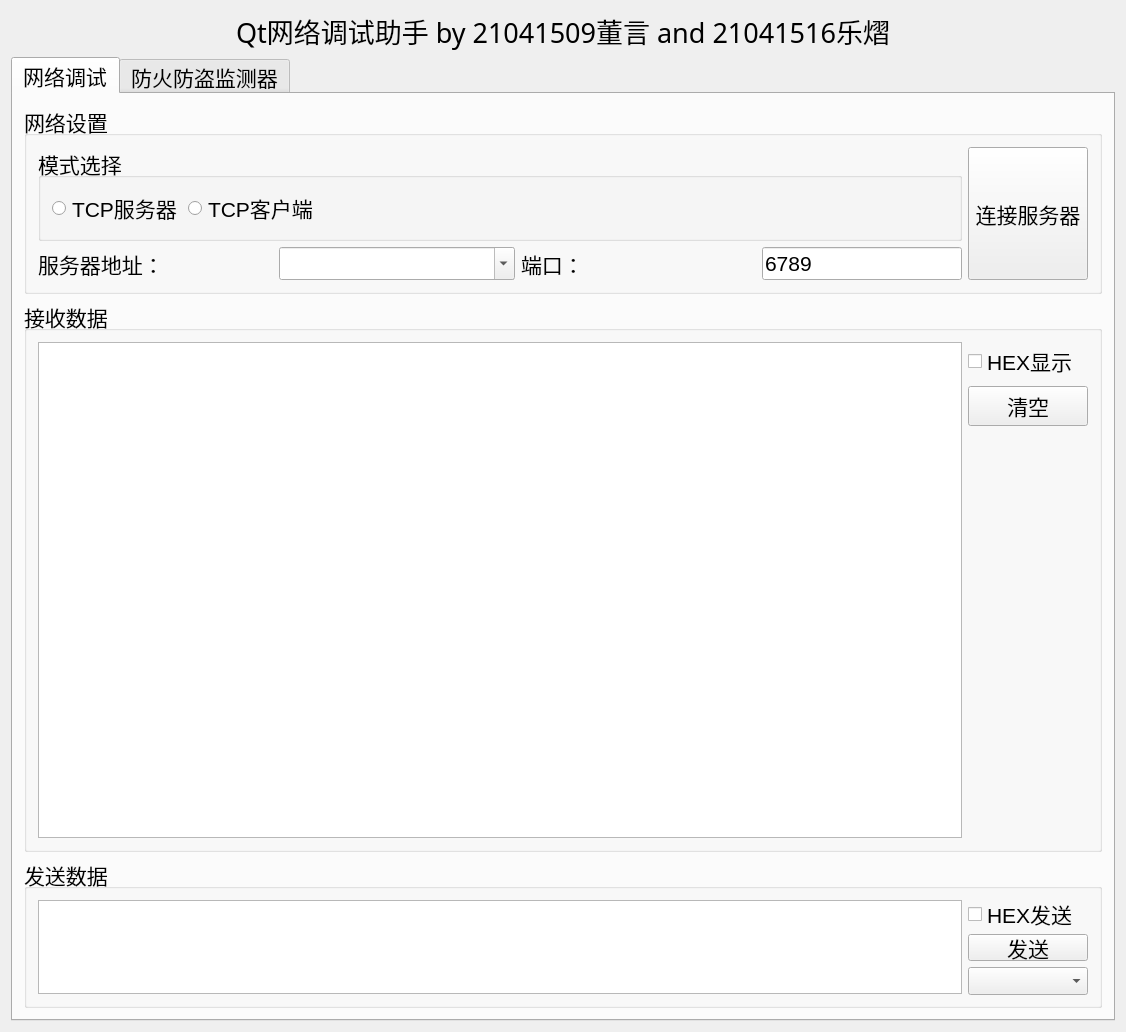
<?xml version="1.0" encoding="UTF-8"?>
<ui version="4.0">
 <class>MainWindow</class>
 <widget class="QMainWindow" name="MainWindow">
  <property name="geometry">
   <rect>
    <x>0</x>
    <y>0</y>
    <width>1126</width>
    <height>1032</height>
   </rect>
  </property>
  <property name="windowTitle">
   <string>MainWindow</string>
  </property>
  <widget class="QWidget" name="centralWidget">
   <layout class="QVBoxLayout" name="verticalLayout_4">
    <item>
     <widget class="QLabel" name="label">
      <property name="font">
       <font>
        <family>楷体</family>
        <pointsize>20</pointsize>
        <bold>false</bold>
       </font>
      </property>
      <property name="text">
       <string>Qt网络调试助手 by 21041509董言 and 21041516乐熠</string>
      </property>
      <property name="textFormat">
       <enum>Qt::PlainText</enum>
      </property>
      <property name="alignment">
       <set>Qt::AlignCenter</set>
      </property>
     </widget>
    </item>
    <item>
     <widget class="QTabWidget" name="tabWidget">
      <property name="minimumSize">
       <size>
        <width>0</width>
        <height>50</height>
       </size>
      </property>
      <property name="font">
       <font>
        <pointsize>16</pointsize>
       </font>
      </property>
      <property name="currentIndex">
       <number>0</number>
      </property>
      <widget class="QWidget" name="tab">
       <attribute name="title">
        <string>网络调试</string>
       </attribute>
       <layout class="QVBoxLayout" name="verticalLayout_5">
        <item>
         <widget class="QGroupBox" name="groupBox_2">
          <property name="sizePolicy">
           <sizepolicy hsizetype="Preferred" vsizetype="Minimum">
            <horstretch>0</horstretch>
            <verstretch>0</verstretch>
           </sizepolicy>
          </property>
          <property name="maximumSize">
           <size>
            <width>16777215</width>
            <height>350</height>
           </size>
          </property>
          <property name="title">
           <string>网络设置</string>
          </property>
          <layout class="QHBoxLayout" name="horizontalLayout">
           <item>
            <layout class="QVBoxLayout" name="verticalLayout">
             <item>
              <widget class="QGroupBox" name="groupBox_4">
               <property name="sizePolicy">
                <sizepolicy hsizetype="Preferred" vsizetype="Minimum">
                 <horstretch>0</horstretch>
                 <verstretch>0</verstretch>
                </sizepolicy>
               </property>
               <property name="minimumSize">
                <size>
                 <width>10</width>
                 <height>60</height>
                </size>
               </property>
               <property name="title">
                <string>模式选择</string>
               </property>
               <layout class="QHBoxLayout" name="horizontalLayout_4">
                <item>
                 <widget class="QRadioButton" name="radioServer">
                  <property name="text">
                   <string>TCP服务器</string>
                  </property>
                 </widget>
                </item>
                <item>
                 <widget class="QRadioButton" name="radioClient">
                  <property name="text">
                   <string>TCP客户端</string>
                  </property>
                 </widget>
                </item>
                <item>
                 <spacer name="horizontalSpacer_2">
                  <property name="orientation">
                   <enum>Qt::Horizontal</enum>
                  </property>
                  <property name="sizeHint" stdset="0">
                   <size>
                    <width>40</width>
                    <height>20</height>
                   </size>
                  </property>
                 </spacer>
                </item>
               </layout>
              </widget>
             </item>
             <item>
              <layout class="QHBoxLayout" name="horizontalLayout_5">
               <item>
                <widget class="QLabel" name="labelAddr">
                 <property name="text">
                  <string>服务器地址：</string>
                 </property>
                 <property name="alignment">
                  <set>Qt::AlignLeading|Qt::AlignLeft|Qt::AlignVCenter</set>
                 </property>
                </widget>
               </item>
               <item>
                <widget class="QComboBox" name="EditIP">
                 <property name="enabled">
                  <bool>true</bool>
                 </property>
                 <property name="minimumSize">
                  <size>
                   <width>200</width>
                   <height>0</height>
                  </size>
                 </property>
                 <property name="editable">
                  <bool>true</bool>
                 </property>
                </widget>
               </item>
               <item>
                <widget class="QLabel" name="label_2">
                 <property name="text">
                  <string>端口：</string>
                 </property>
                </widget>
               </item>
               <item>
                <widget class="QLineEdit" name="EditPort">
                 <property name="sizePolicy">
                  <sizepolicy hsizetype="Minimum" vsizetype="Fixed">
                   <horstretch>0</horstretch>
                   <verstretch>0</verstretch>
                  </sizepolicy>
                 </property>
                 <property name="minimumSize">
                  <size>
                   <width>200</width>
                   <height>20</height>
                  </size>
                 </property>
                 <property name="maximumSize">
                  <size>
                   <width>150</width>
                   <height>16777215</height>
                  </size>
                 </property>
                 <property name="text">
                  <string>6789</string>
                 </property>
                </widget>
               </item>
              </layout>
             </item>
            </layout>
           </item>
           <item>
            <widget class="QPushButton" name="BtnConn">
             <property name="sizePolicy">
              <sizepolicy hsizetype="Minimum" vsizetype="Minimum">
               <horstretch>0</horstretch>
               <verstretch>0</verstretch>
              </sizepolicy>
             </property>
             <property name="minimumSize">
              <size>
               <width>120</width>
               <height>0</height>
              </size>
             </property>
             <property name="maximumSize">
              <size>
               <width>10000</width>
               <height>16777215</height>
              </size>
             </property>
             <property name="text">
              <string>连接服务器</string>
             </property>
            </widget>
           </item>
          </layout>
         </widget>
        </item>
        <item>
         <widget class="QGroupBox" name="groupBox">
          <property name="sizePolicy">
           <sizepolicy hsizetype="Preferred" vsizetype="Preferred">
            <horstretch>0</horstretch>
            <verstretch>0</verstretch>
           </sizepolicy>
          </property>
          <property name="title">
           <string>接收数据</string>
          </property>
          <layout class="QHBoxLayout" name="horizontalLayout_2">
           <item>
            <widget class="QTextEdit" name="EditRecv">
             <property name="readOnly">
              <bool>true</bool>
             </property>
             <property name="textInteractionFlags">
              <set>Qt::TextSelectableByKeyboard|Qt::TextSelectableByMouse</set>
             </property>
            </widget>
           </item>
           <item>
            <layout class="QVBoxLayout" name="verticalLayout_2">
             <item>
              <widget class="QCheckBox" name="chkHexDisp">
               <property name="text">
                <string>HEX显示</string>
               </property>
              </widget>
             </item>
             <item>
              <widget class="QPushButton" name="BtnClearRecv">
               <property name="minimumSize">
                <size>
                 <width>120</width>
                 <height>0</height>
                </size>
               </property>
               <property name="text">
                <string>清空</string>
               </property>
              </widget>
             </item>
             <item>
              <spacer name="verticalSpacer">
               <property name="orientation">
                <enum>Qt::Vertical</enum>
               </property>
               <property name="sizeHint" stdset="0">
                <size>
                 <width>20</width>
                 <height>40</height>
                </size>
               </property>
              </spacer>
             </item>
            </layout>
           </item>
          </layout>
         </widget>
        </item>
        <item>
         <widget class="QGroupBox" name="groupBox_3">
          <property name="maximumSize">
           <size>
            <width>16777215</width>
            <height>150</height>
           </size>
          </property>
          <property name="title">
           <string>发送数据</string>
          </property>
          <layout class="QHBoxLayout" name="horizontalLayout_3">
           <item>
            <widget class="QTextEdit" name="EditSend"/>
           </item>
           <item>
            <layout class="QVBoxLayout" name="verticalLayout_3">
             <item>
              <widget class="QCheckBox" name="chkHexSend">
               <property name="text">
                <string>HEX发送</string>
               </property>
              </widget>
             </item>
             <item>
              <widget class="QPushButton" name="BtnSend">
               <property name="minimumSize">
                <size>
                 <width>120</width>
                 <height>0</height>
                </size>
               </property>
               <property name="text">
                <string>发送</string>
               </property>
              </widget>
             </item>
             <item>
              <spacer name="verticalSpacer_2">
               <property name="orientation">
                <enum>Qt::Vertical</enum>
               </property>
               <property name="sizeHint" stdset="0">
                <size>
                 <width>20</width>
                 <height>40</height>
                </size>
               </property>
              </spacer>
             </item>
             <item>
              <widget class="QComboBox" name="cbLstClients">
               <property name="minimumSize">
                <size>
                 <width>120</width>
                 <height>0</height>
                </size>
               </property>
              </widget>
             </item>
            </layout>
           </item>
          </layout>
         </widget>
        </item>
       </layout>
      </widget>
      <widget class="QWidget" name="tab_2">
       <attribute name="title">
        <string>防火防盗监测器</string>
       </attribute>
       <layout class="QVBoxLayout" name="verticalLayout_6">
        <item>
         <widget class="QGroupBox" name="groupBox_5">
          <property name="title">
           <string>监测数据</string>
          </property>
          <layout class="QGridLayout" name="gridLayout">
           <item row="0" column="0">
            <layout class="QGridLayout" name="gridLayout_3">
             <item row="0" column="2">
              <widget class="QLabel" name="label_3">
               <property name="text">
                <string>温度：</string>
               </property>
               <property name="alignment">
                <set>Qt::AlignRight|Qt::AlignTrailing|Qt::AlignVCenter</set>
               </property>
              </widget>
             </item>
             <item row="2" column="1">
              <widget class="QLineEdit" name="edit_ay">
               <property name="readOnly">
                <bool>true</bool>
               </property>
              </widget>
             </item>
             <item row="3" column="2">
              <widget class="QLabel" name="label_9">
               <property name="text">
                <string>角速度gz：</string>
               </property>
               <property name="alignment">
                <set>Qt::AlignRight|Qt::AlignTrailing|Qt::AlignVCenter</set>
               </property>
              </widget>
             </item>
             <item row="5" column="0">
              <widget class="QLabel" name="label_7">
               <property name="text">
                <string>航向角：</string>
               </property>
               <property name="alignment">
                <set>Qt::AlignRight|Qt::AlignTrailing|Qt::AlignVCenter</set>
               </property>
              </widget>
             </item>
             <item row="4" column="1">
              <widget class="QLineEdit" name="edit_pitch">
               <property name="readOnly">
                <bool>true</bool>
               </property>
              </widget>
             </item>
             <item row="2" column="2">
              <widget class="QLabel" name="label_10">
               <property name="text">
                <string>角速度gy：</string>
               </property>
               <property name="alignment">
                <set>Qt::AlignRight|Qt::AlignTrailing|Qt::AlignVCenter</set>
               </property>
              </widget>
             </item>
             <item row="4" column="0">
              <widget class="QLabel" name="label_8">
               <property name="text">
                <string>俯仰角：</string>
               </property>
               <property name="alignment">
                <set>Qt::AlignRight|Qt::AlignTrailing|Qt::AlignVCenter</set>
               </property>
              </widget>
             </item>
             <item row="1" column="1">
              <widget class="QLineEdit" name="edit_ax">
               <property name="readOnly">
                <bool>true</bool>
               </property>
              </widget>
             </item>
             <item row="4" column="2">
              <widget class="QLabel" name="label_12">
               <property name="text">
                <string>横滚角：</string>
               </property>
               <property name="alignment">
                <set>Qt::AlignRight|Qt::AlignTrailing|Qt::AlignVCenter</set>
               </property>
              </widget>
             </item>
             <item row="3" column="3">
              <widget class="QLineEdit" name="edit_gy">
               <property name="readOnly">
                <bool>true</bool>
               </property>
              </widget>
             </item>
             <item row="0" column="3">
              <widget class="QLineEdit" name="edit_temp">
               <property name="readOnly">
                <bool>true</bool>
               </property>
              </widget>
             </item>
             <item row="1" column="3">
              <widget class="QLineEdit" name="edit_gx">
               <property name="readOnly">
                <bool>true</bool>
               </property>
              </widget>
             </item>
             <item row="1" column="0">
              <widget class="QLabel" name="label_4">
               <property name="text">
                <string>加速度ax：</string>
               </property>
               <property name="alignment">
                <set>Qt::AlignRight|Qt::AlignTrailing|Qt::AlignVCenter</set>
               </property>
              </widget>
             </item>
             <item row="5" column="2">
              <widget class="QLabel" name="label_13">
               <property name="text">
                <string>报警状态：</string>
               </property>
               <property name="alignment">
                <set>Qt::AlignRight|Qt::AlignTrailing|Qt::AlignVCenter</set>
               </property>
              </widget>
             </item>
             <item row="5" column="1">
              <widget class="QLineEdit" name="edit_yaw">
               <property name="readOnly">
                <bool>true</bool>
               </property>
              </widget>
             </item>
             <item row="3" column="1">
              <widget class="QLineEdit" name="edit_az">
               <property name="readOnly">
                <bool>true</bool>
               </property>
              </widget>
             </item>
             <item row="4" column="3">
              <widget class="QLineEdit" name="edit_roll">
               <property name="readOnly">
                <bool>true</bool>
               </property>
              </widget>
             </item>
             <item row="1" column="2">
              <widget class="QLabel" name="label_11">
               <property name="text">
                <string>角速度gx：</string>
               </property>
               <property name="alignment">
                <set>Qt::AlignRight|Qt::AlignTrailing|Qt::AlignVCenter</set>
               </property>
              </widget>
             </item>
             <item row="2" column="0">
              <widget class="QLabel" name="label_5">
               <property name="text">
                <string>加速度ay：</string>
               </property>
               <property name="alignment">
                <set>Qt::AlignRight|Qt::AlignTrailing|Qt::AlignVCenter</set>
               </property>
              </widget>
             </item>
             <item row="2" column="3">
              <widget class="QLineEdit" name="edit_gz">
               <property name="readOnly">
                <bool>true</bool>
               </property>
              </widget>
             </item>
             <item row="3" column="0">
              <widget class="QLabel" name="label_6">
               <property name="text">
                <string>加速度az：</string>
               </property>
               <property name="alignment">
                <set>Qt::AlignRight|Qt::AlignTrailing|Qt::AlignVCenter</set>
               </property>
              </widget>
             </item>
             <item row="0" column="0" colspan="2">
              <layout class="QHBoxLayout" name="horizontalLayout_6">
               <item>
                <widget class="QRadioButton" name="rd_on">
                 <property name="text">
                  <string>启动上传</string>
                 </property>
                </widget>
               </item>
               <item>
                <widget class="QRadioButton" name="rd_off">
                 <property name="text">
                  <string>关闭上传</string>
                 </property>
                </widget>
               </item>
              </layout>
             </item>
             <item row="5" column="3">
              <widget class="QLineEdit" name="edit_warn">
               <property name="readOnly">
                <bool>true</bool>
               </property>
              </widget>
             </item>
            </layout>
           </item>
          </layout>
         </widget>
        </item>
        <item>
         <widget class="QGroupBox" name="groupBox_6">
          <property name="title">
           <string>参数设置</string>
          </property>
          <layout class="QGridLayout" name="gridLayout_2">
           <item row="4" column="0">
            <widget class="QLabel" name="label_17">
             <property name="text">
              <string>报警时长：</string>
             </property>
             <property name="alignment">
              <set>Qt::AlignRight|Qt::AlignTrailing|Qt::AlignVCenter</set>
             </property>
            </widget>
           </item>
           <item row="0" column="1">
            <widget class="QSpinBox" name="spin_templmt">
             <property name="suffix">
              <string>℃</string>
             </property>
             <property name="prefix">
              <string/>
             </property>
             <property name="value">
              <number>30</number>
             </property>
            </widget>
           </item>
           <item row="4" column="2">
            <widget class="QLabel" name="label_16">
             <property name="text">
              <string>上传时间间隔：</string>
             </property>
             <property name="alignment">
              <set>Qt::AlignRight|Qt::AlignTrailing|Qt::AlignVCenter</set>
             </property>
            </widget>
           </item>
           <item row="4" column="3">
            <widget class="QDoubleSpinBox" name="spin_upstep">
             <property name="suffix">
              <string>秒</string>
             </property>
             <property name="decimals">
              <number>1</number>
             </property>
             <property name="minimum">
              <double>0.100000000000000</double>
             </property>
             <property name="maximum">
              <double>10.000000000000000</double>
             </property>
             <property name="singleStep">
              <double>0.100000000000000</double>
             </property>
            </widget>
           </item>
           <item row="0" column="2">
            <widget class="QLabel" name="label_15">
             <property name="text">
              <string>震动灵敏度：</string>
             </property>
             <property name="alignment">
              <set>Qt::AlignRight|Qt::AlignTrailing|Qt::AlignVCenter</set>
             </property>
            </widget>
           </item>
           <item row="0" column="3">
            <widget class="QComboBox" name="cmb_mpustep">
             <property name="currentIndex">
              <number>7</number>
             </property>
             <item>
              <property name="text">
               <string>关闭</string>
              </property>
             </item>
             <item>
              <property name="text">
               <string>1级</string>
              </property>
             </item>
             <item>
              <property name="text">
               <string>2级</string>
              </property>
             </item>
             <item>
              <property name="text">
               <string>3级</string>
              </property>
             </item>
             <item>
              <property name="text">
               <string>4级</string>
              </property>
             </item>
             <item>
              <property name="text">
               <string>5级</string>
              </property>
             </item>
             <item>
              <property name="text">
               <string>6级</string>
              </property>
             </item>
             <item>
              <property name="text">
               <string>7级</string>
              </property>
             </item>
             <item>
              <property name="text">
               <string>8级</string>
              </property>
             </item>
             <item>
              <property name="text">
               <string>9级</string>
              </property>
             </item>
            </widget>
           </item>
           <item row="0" column="0">
            <widget class="QLabel" name="label_14">
             <property name="text">
              <string>温度上限：</string>
             </property>
             <property name="alignment">
              <set>Qt::AlignRight|Qt::AlignTrailing|Qt::AlignVCenter</set>
             </property>
            </widget>
           </item>
           <item row="4" column="1">
            <widget class="QSpinBox" name="spin_warntime">
             <property name="suffix">
              <string>秒</string>
             </property>
             <property name="prefix">
              <string/>
             </property>
             <property name="maximum">
              <number>60</number>
             </property>
             <property name="value">
              <number>30</number>
             </property>
            </widget>
           </item>
          </layout>
         </widget>
        </item>
        <item>
         <spacer name="verticalSpacer_3">
          <property name="orientation">
           <enum>Qt::Vertical</enum>
          </property>
          <property name="sizeHint" stdset="0">
           <size>
            <width>20</width>
            <height>40</height>
           </size>
          </property>
         </spacer>
        </item>
       </layout>
      </widget>
     </widget>
    </item>
   </layout>
  </widget>
 </widget>
 <layoutdefault spacing="6" margin="11"/>
 <resources/>
 <connections/>
</ui>
